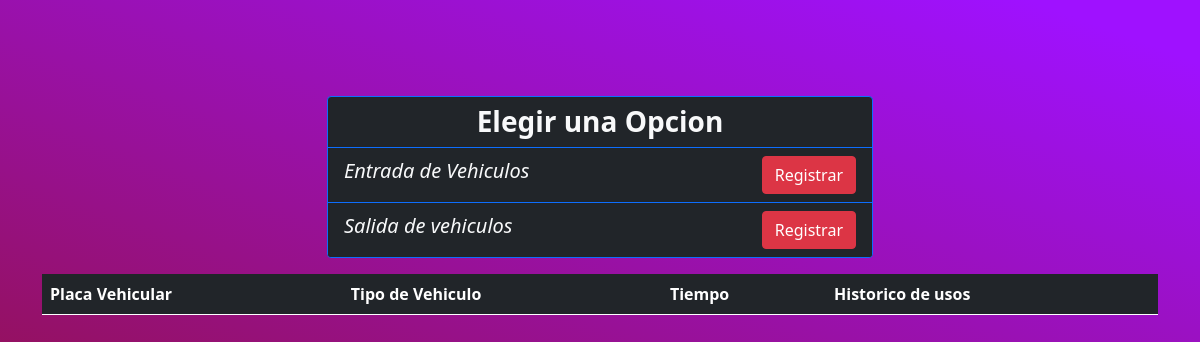
Page /home on the earlier database version.
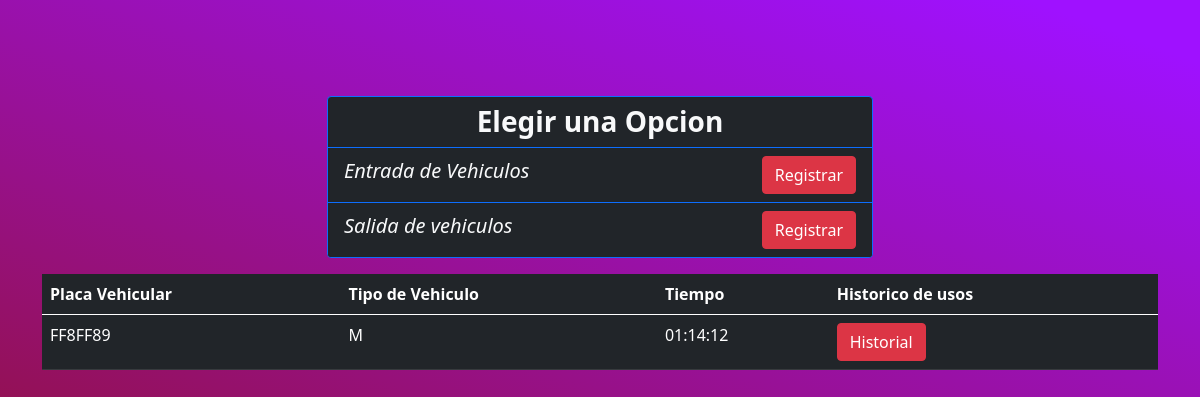
Same page on the later database version.
### app/models.py (models this page shows, shortened)
class Vehicle(db.Model):
    license_plate = db.Column(db.String(7), primary_key=True)
    vehicle_type = db.Column(db.String(1), nullable=False)
    owner_id_document = db.Column(db.Integer, db.ForeignKey('person.id_document'))
    parking_lot_id = db.Column(db.Integer, db.ForeignKey('lot.id'))

### app/index/routes.py (the view)
@index.route("/")
@index.route("/home")
def home():
    vehicles = db.session.query(Vehicle).all()
    return render_template('menu.html', vehicles=vehicles, time_cheat=datetime.now().replace(microsecond=0).time())

### app/templates/menu.html
{% extends "home.html" %}
{% block content%}
    <section class="row mt-5">
        <div class="col-lg-6 offset-3">
            <div class="card bg-dark border-primary mt-5">
                <h3 class="card-title fw-bold text-light text-center my-2">Elegir una Opcion</h3>
                <ul class="list-group list-group-flush">
                    <li class="list-group-item bg-dark text-light border-primary">
                        <span class="fst-italic fs-5">Entrada de Vehiculos</span>
                        <a href="{{ url_for('index.registerin') }}" class="btn btn-danger float-end">Registrar</a>
                    </li>
                    <li class="list-group-item bg-dark text-light border-primary">
                        <span class="fst-italic fs-5">Salida de vehiculos</span>
                        <a href="{{ url_for('index.registerout') }}" class="btn btn-danger float-end">Registrar</a>
                    </li>
                    </ul>
            </div>
        </div>
    </section>
    <section class="mt-3">
        <table class="table table-dark table-hover">
            <thead>
                <tr>
                    <th>Placa Vehicular</th>
                    <th>Tipo de Vehiculo</th>
                    <th>Tiempo</th>
                    <th>Historico de usos</th>
                </tr>
            </thead>
            <tbody>
                {% for vehicle in vehicles %}
                    <tr>
                        <td><span class="text-uppercase">{{ vehicle.license_plate }}</span></td>
                        <td>{{ vehicle.vehicle_type }}</td>
                        <td>
                            <time>{{ time_cheat }}</time>
                        </td>
                        <td>
                            <a href="{{ url_for('index.history', id=vehicle.owner_id_document) }}" class="btn btn-danger">Historial</a>
                        </td>
                    </tr>
                {% endfor %}
            </tbody>
        </table>
    </section>
{% endblock content %}

### app/templates/home.html (shortened to what this page needs)
<!DOCTYPE html>
<html lang="en">
<head>
    <link rel="stylesheet" href="{{ url_for('static', filename='bootstrap/css/bootstrap.min.css') }}">
    <link rel="stylesheet" href="{{ url_for('static', filename='css/style.css') }}">
</head>
<body>
    <main role="main" class="container">
        {% block content %}
        {% endblock content%}
    </main>
</body>
</html>

### app/static/css/style.css (style rules this page uses)
body { background: rgb(143,17,17) fixed no-repeat; background: linear-gradient(20deg, rgba(143,17,17,1) 7%, rgba(159,17,255,1) 95%) fixed no-repeat; }

Differences in the rows shown:
added Vehicle: license_plate "FF8FF89", vehicle_type "M", time_cheat "01:14:12"
